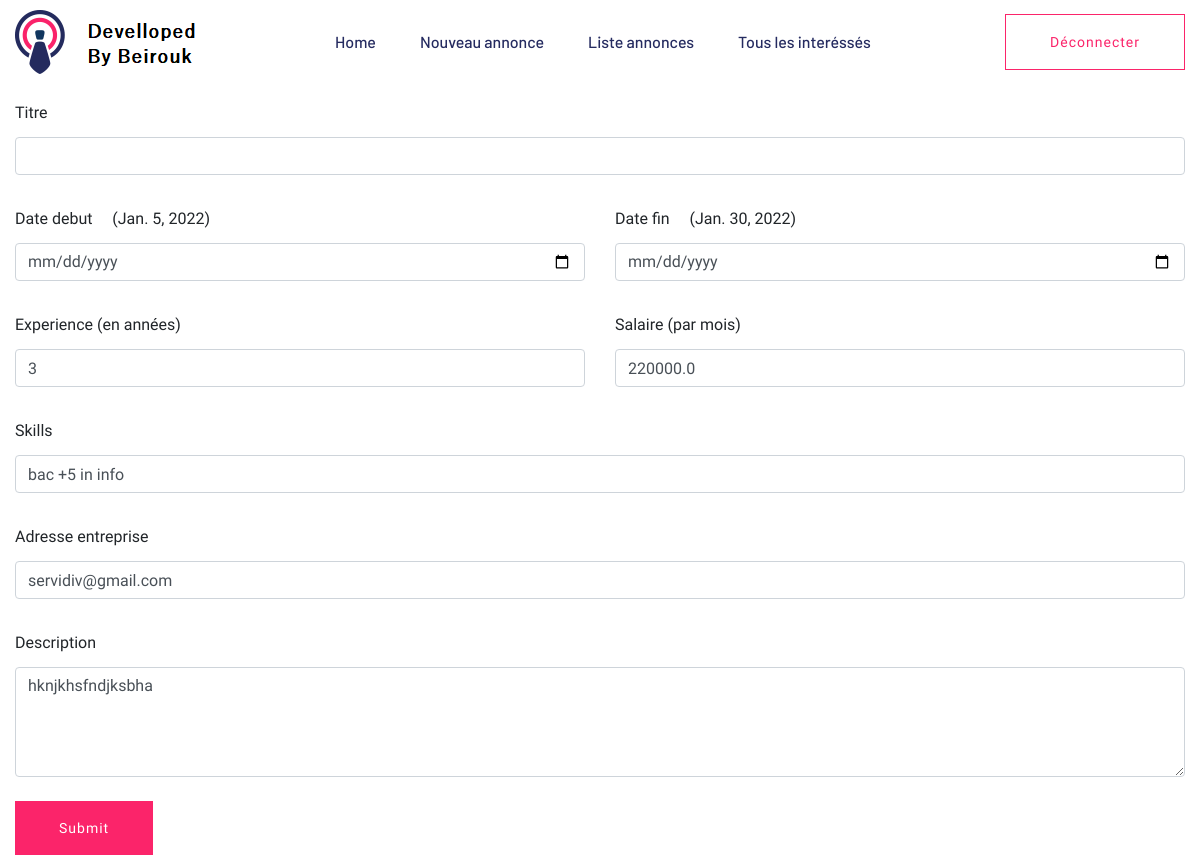
The app's page /modifier_annonce/1/ (signed in) with its own data.
### myappdjf/models.py (models this page shows, shortened)
class Travail(models.Model):
    entreprise = models.ForeignKey(Entreprise, on_delete=models.CASCADE)
    date_debut = models.DateField()
    date_fin = models.DateField()
    titre = models.CharField(max_length=200)
    salaire = models.FloatField()
    image = models.ImageField(upload_to="")
    description = models.TextField(max_length=400)
    experience = models.CharField(max_length=100)
    adresse = models.CharField(max_length=100)
    skills = models.CharField(max_length=200)
    date_creation = models.DateField()

### myappdjf/views.py (the view, shortened to what this page needs)
# urls.py: path("modifier_annonce/<int:myid>/", views.modifier_annonce, name="modifier_annonce"),
def modifier_annonce(request, myid):
    if not request.user.is_authenticated:
        return redirect("/connexion_entreprise")
    travail = Travail.objects.get(id=myid)
    return render(request, "modifier_annonce.html", {'travail':travail})

### myappdjf/templates/modifier_annonce.html (shortened to what this page needs)
{% extends 'company_navbar.html' %}
{% block body %}
<form class="container mt-3" method="POST" enctype="multipart/form-data">
    <div class="row">
        <div class="form-group col-md-12">
            <label>Titre</label>
            <input type="text" class="form-control mt-1" name="titre" id="job_title" value="{{travail.title}}" required>
        </div>
    </div>
    <div class="row mt-3">
        <div class="form-group col-md-6">
            <label>Date debut</label>&nbsp;&nbsp;&nbsp;&nbsp;&nbsp;({{travail.date_debut}})
            <input type="date" class="form-control mt-1" name="date_debut" id="start_date">
        </div>
        <div class="form-group col-md-6">
            <label>Date fin</label>&nbsp;&nbsp;&nbsp;&nbsp;&nbsp;({{travail.date_fin}})
            <input type="date" class="form-control mt-1" name="date_fin" id="end_date">
        </div>
    </div>
    <div class="row mt-3">
        <div class="form-group col-md-6">
            <label>Experience (en années)</label>
            <input type="text" class="form-control mt-1" name="experience" id="experience" value="{{travail.experience}}" required>
        </div>
        <div class="form-group col-md-6">
            <label>Salaire (par mois)</label>
            <input type="tel" class="form-control mt-1" name="salary" id="salary" value="{{travail.salaire}}" required>
        </div>
    </div>
    <div class="row mt-3">
        <div class="form-group col-md-12">
            <label>Skills </label>
            <input type="text" class="form-control mt-1" name="skills" id="skills" value="{{travail.skills}}" required>
        </div>
        </div>
    <div class="row mt-3">
        <div class="form-group col-md-12">
            <label>Adresse entreprise</label>
            <input type="text" class="form-control mt-1" name="adresse" id="location" value="{{travail.adresse}}" required>
        </div>
    </div>
    <div class="row mt-3">
        <div class="form-group col-md-12">
            <label>Description</label>
            <textarea name="description" id="description" class="form-control mt-1" cols="30" rows="4" required>{{travail.description}}</textarea>
        </div>
    </div>
<input type="submit" value="Submit" class="btn btn-primary mt-2">
</form>
{% endblock %}

### records on screen
Travail: date_debut "Jan. 5, 2022", date_fin "Jan. 30, 2022", experience "3", salary "220000.0", skills "bac +5 in info", adresse "servidiv@gmail.com", description "hknjkhsfndjksbha"
